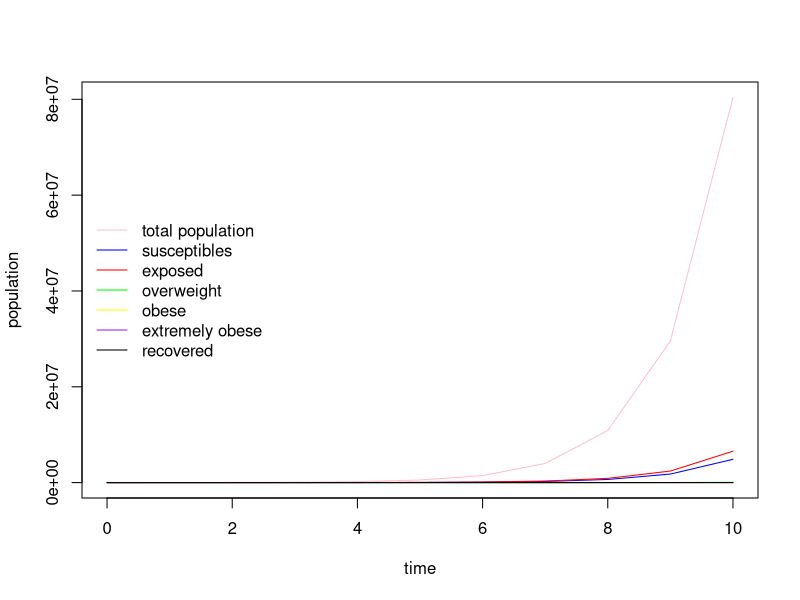

Reproduce this figure in R.
library(deSolve)

IC <- c(
  N = 3650,
  S = 1000,
  E = 1000,
  I1 = 500,
  I2 = 100,
  I3 = 1050,
  R = 0 #recovered must be 0 initially
) #Fill in the initial values

times = seq(0,10, 1) #Create a sequence of times

pars = c(
  a = 0.01,
  a1 = 0.005,
  a2 = 0.018,
  p = 0.4,
  mu = 0.05,
  z = 0.35,
  x = 0.25,
  e1 = 0.001,
  e2 = 0.25,
  k1 = 0.05,
  k2 = 0.0075,
  #i directly changed 1-k to 0.5 in the equations below
  gamma = 0.6,
  alpha = 0.0028,
  beta2 = 0.0005,
  beta3 = 0.0003,
  D = 0.05,
  D0 = 0.56,
  rho = 0.001,
  rho1 = 0.005
)

SIRODE <- function(t, vars, pars) {
  with(as.list(c(vars,pars)), { #This let's you use S, I, beta, and gamma directly 
    
    dSdt = ((1 - p)*mu*N + (1-z)*mu*N+ (1-x)*mu*N- D*S - ((e1 * k1)*I1*S)/N - ((e2 * k2)*I2*S)/N - alpha*S - gamma*S)
    
    dEdt = (p*mu*N + z*mu*N + x*mu*N - D*E - a*E + ((e1* k1)*I1*S)/N +  ((e2 * k2)*I2*S)/N + (0.95)*R + alpha*S + gamma*S)
    
    dI1dt = (-D*I1 +  a*E - a1*I1 - (rho*I1*S)/N + beta2*I2)
    
    dI2dt = (-D0*I2 + a1*I1 - a2*I2 - beta2*I2 + beta3*I3)
    
    dI3dt = (-(D0*I3) + a2*I2 - beta3*I3)
    
    dRdt = (-(D*R) + (0.95)*I1*S/N - (rho1)*R)
    list(c(N,dSdt,dEdt,dI1dt,dI2dt,dI3dt,dRdt))
  }) }
output <- lsoda(IC, times, SIRODE, pars) 
output
plot(output[,1],output[,2],type="l", xlab = "time", ylab="population", col = "pink")
lines(output[,1],output[,3],col="blue") #Infected
lines(output[,1],output[,4],col="red")
lines(output[,1],output[,5],col="green")
lines(output[,1],output[,6],col="yellow")
lines(output[,1],output[,7],col="purple")
lines(output[,1],output[,8],col="black")

legend("left", c("total population","susceptibles", "exposed", "overweight", "obese", "extremely obese", "recovered"),
       col = c("pink","blue", "red", "green", "yellow", "purple", "black"), lty = 1, bty = "n")
